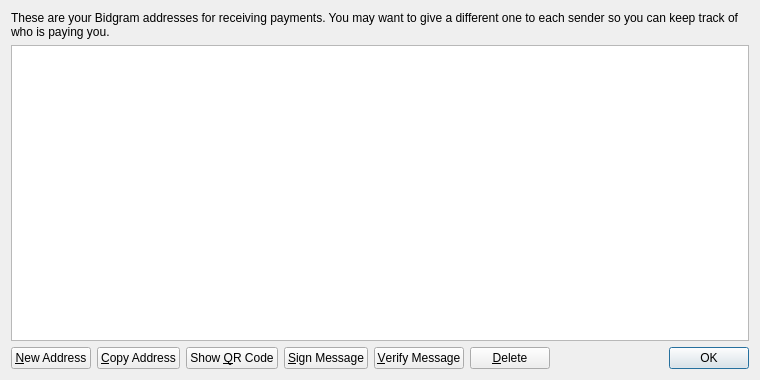
<?xml version="1.0" encoding="UTF-8"?>
<ui version="4.0">
 <class>AddressBookPage</class>
 <widget class="QWidget" name="AddressBookPage">
  <property name="geometry">
   <rect>
    <x>0</x>
    <y>0</y>
    <width>760</width>
    <height>380</height>
   </rect>
  </property>
  <property name="windowTitle">
   <string>Address Book</string>
  </property>
  <layout class="QVBoxLayout" name="verticalLayout">
   <item>
    <widget class="QLabel" name="labelExplanation">
     <property name="text">
      <string>These are your Bidgram addresses for receiving payments. You may want to give a different one to each sender so you can keep track of who is paying you.</string>
     </property>
     <property name="textFormat">
      <enum>Qt::PlainText</enum>
     </property>
     <property name="wordWrap">
      <bool>true</bool>
     </property>
    </widget>
   </item>
   <item>
    <widget class="QTableView" name="tableView">
     <property name="contextMenuPolicy">
      <enum>Qt::CustomContextMenu</enum>
     </property>
     <property name="toolTip">
      <string>Double-click to edit address or label</string>
     </property>
     <property name="tabKeyNavigation">
      <bool>false</bool>
     </property>
     <property name="alternatingRowColors">
      <bool>true</bool>
     </property>
     <property name="selectionMode">
      <enum>QAbstractItemView::SingleSelection</enum>
     </property>
     <property name="selectionBehavior">
      <enum>QAbstractItemView::SelectRows</enum>
     </property>
     <property name="sortingEnabled">
      <bool>true</bool>
     </property>
     <attribute name="verticalHeaderVisible">
      <bool>false</bool>
     </attribute>
    </widget>
   </item>
   <item>
    <layout class="QHBoxLayout" name="horizontalLayout">
     <item>
      <widget class="QPushButton" name="newAddressButton">
       <property name="toolTip">
        <string>Create a new address</string>
       </property>
       <property name="text">
        <string>&amp;New Address</string>
       </property>
       <property name="icon">
        <iconset resource="../bitcoin.qrc">
         <normaloff>:/icons/add</normaloff>:/icons/add</iconset>
       </property>
      </widget>
     </item>
     <item>
      <widget class="QPushButton" name="copyToClipboard">
       <property name="toolTip">
        <string>Copy the currently selected address to the system clipboard</string>
       </property>
       <property name="text">
        <string>&amp;Copy Address</string>
       </property>
       <property name="icon">
        <iconset resource="../bitcoin.qrc">
         <normaloff>:/icons/editcopy</normaloff>:/icons/editcopy</iconset>
       </property>
      </widget>
     </item>
     <item>
      <widget class="QPushButton" name="showQRCode">
       <property name="text">
        <string>Show &amp;QR Code</string>
       </property>
       <property name="icon">
        <iconset resource="../bitcoin.qrc">
         <normaloff>:/icons/qrcode</normaloff>:/icons/qrcode</iconset>
       </property>
      </widget>
     </item>
     <item>
      <widget class="QPushButton" name="signMessage">
       <property name="toolTip">
        <string>Sign a message to prove you own a Bitcoin address</string>
       </property>
       <property name="text">
        <string>&amp;Sign Message</string>
       </property>
       <property name="icon">
        <iconset resource="../bitcoin.qrc">
         <normaloff>:/icons/edit</normaloff>:/icons/edit</iconset>
       </property>
      </widget>
     </item>
     <item>
      <widget class="QPushButton" name="verifyMessage">
       <property name="toolTip">
        <string>Verify a message to ensure it was signed with a specified Bitcoin address</string>
       </property>
       <property name="text">
        <string>&amp;Verify Message</string>
       </property>
       <property name="icon">
        <iconset resource="../bitcoin.qrc">
         <normaloff>:/icons/transaction_0</normaloff>:/icons/transaction_0</iconset>
       </property>
      </widget>
     </item>
     <item>
      <widget class="QPushButton" name="deleteButton">
       <property name="toolTip">
        <string>Delete the currently selected address from the list. Only sending addresses can be deleted.</string>
       </property>
       <property name="text">
        <string>&amp;Delete</string>
       </property>
       <property name="icon">
        <iconset resource="../bitcoin.qrc">
         <normaloff>:/icons/remove</normaloff>:/icons/remove</iconset>
       </property>
      </widget>
     </item>
     <item>
      <spacer name="horizontalSpacer">
       <property name="orientation">
        <enum>Qt::Horizontal</enum>
       </property>
       <property name="sizeHint" stdset="0">
        <size>
         <width>40</width>
         <height>20</height>
        </size>
       </property>
      </spacer>
     </item>
     <item>
      <widget class="QDialogButtonBox" name="buttonBox">
       <property name="sizePolicy">
        <sizepolicy hsizetype="Maximum" vsizetype="Fixed">
         <horstretch>0</horstretch>
         <verstretch>0</verstretch>
        </sizepolicy>
       </property>
       <property name="standardButtons">
        <set>QDialogButtonBox::Ok</set>
       </property>
      </widget>
     </item>
    </layout>
   </item>
  </layout>
 </widget>
 <resources>
  <include location="../bitcoin.qrc"/>
 </resources>
 <connections/>
</ui>
